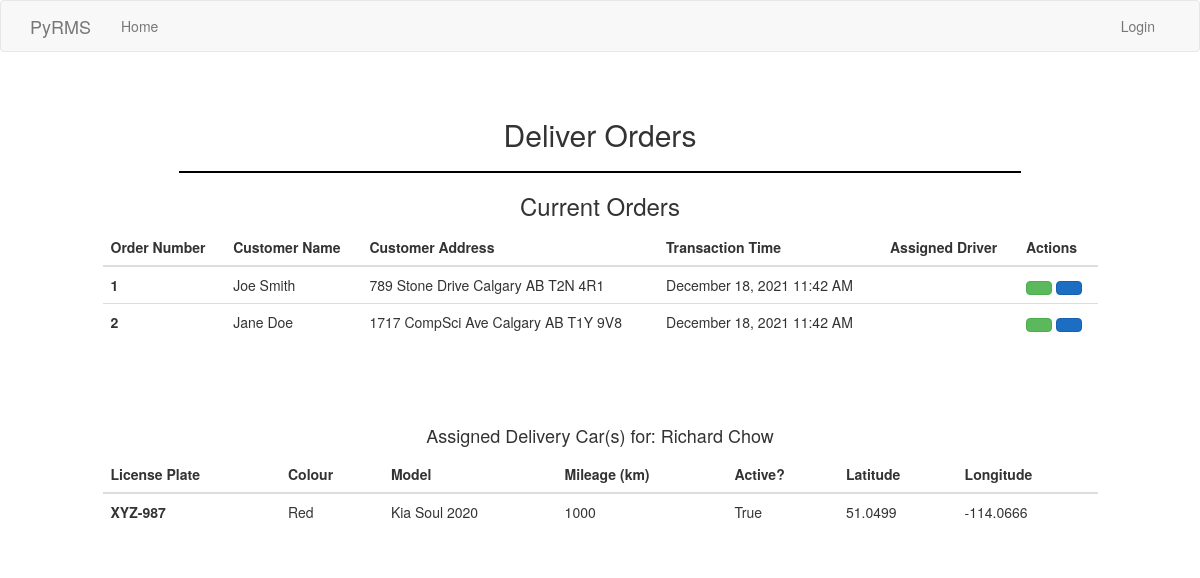
Page /delivery on the committed database.
### app/models.py (models this page shows, shortened)
class Order(db.Model):
    order_number = db.Column(db.Integer, primary_key=True)
    transaction_time = db.Column(db.DateTime, default=datetime.utcnow)
    delivery_time = db.Column(db.DateTime)
    total_cost = db.Column(db.Float)
    items = db.relationship("Item", backref="order", lazy="dynamic")
    customer_id = db.Column(db.Integer, db.ForeignKey('customer.customer_id'))
    is_current = db.Column(db.Boolean, default=True)
    drivers_license = db.Column(db.Integer, db.ForeignKey('driver.drivers_license'))
    driver = db.relationship("Driver")

class Account(UserMixin, db.Model):
    account_id = db.Column(db.Integer, primary_key=True)
    name = db.Column(db.String(64))
    email = db.Column(db.String(120), index=True, unique=True)
    password_hash = db.Column(db.String(128))
    permission_Type = db.Column(db.Integer)
    phone = db.Column(db.Integer, unique=True)
    address = db.Column(db.String(128))

class Delivery_Car(db.Model):
    license_plate = db.Column(db.String(10), primary_key=True)
    mileage = db.Column(db.Integer)
    car_colour = db.Column(db.String(10))
    car_model = db.Column(db.String(50))
    is_active = db.Column(db.Boolean, default=True)
    longitude = db.Column(db.Float)
    latitude = db.Column(db.Float)

### app/routes.py (the view)
@app.route('/delivery')
def delivery():
    orders = Order.query.all()
    cars = Delivery_Car.query.all()
    return render_template('delivery.html', title='Delivery', orders=orders, cars=cars)

### app/templates/delivery.html (shortened to what this page needs)
{% extends "base.html" %}
{% block content %}
<div>
    <h2 class="text-center">Deliver Orders</h2>
    <hr>
    <h3 class="text-center">Current Orders</h3>
    <div class="row">
        <div class="col-md-10 col-md-offset-1">
            <table class="table">
                <thead>
                    <tr>
                        <th scope="col">Order Number</th>
                        <th scope="col">Customer Name</th>
                        <th scope="col">Customer Address</th>
                        <th scope="col">Transaction Time</th>
                        <th scope="col">Assigned Driver</th>
                        <th scope="col">Actions</th>
                    </tr>
                </thead>
                <tbody>
                    {% for order in orders %}
                        <tr>
                            <th scope="row">{{ order.order_number }}</th>
                            <td>{{ order.customer.name }}</td>
                            <td>{{ order.customer.address }}</td>
                            <td>{{ moment(order.transaction_time).format('LLL') }}</td>
                            <td>{{ order.driver.name }}</td>
                            <td>
                                <button type="button" class="btn btn-success" data-toggle="modal" data-target="#id1">
                                </button>
                                <button type="button" class="btn btn-primary" data-toggle="modal" data-target="#id1">
                                </button>
                            </td>
                        </tr>
                    {% endfor %}
                </tbody>
            </table>
        </div>
    </div>
    <h4 class="text-center">Assigned Delivery Car(s) for: Richard Chow</h4>
    <div class="row">
        <div class="col-md-10 col-md-offset-1">
            <table class="table">
                <thead>
                    <tr>
                        <th scope="col">License Plate</th>
                        <th scope="col">Colour</th>
                        <th scope="col">Model</th>
                        <th scope="col">Mileage (km)</th>
                        <th scope="col">Active?</th>
                        <th scope="col">Latitude</th>
                        <th scope="col">Longitude</th>
                    </tr>
                </thead>
                <tbody>
                    {% for car in cars %}
                    <tr>
                        <th scope="row">{{ car.license_plate }}</th>
                        <td>{{ car.car_colour }}</td>
                        <td>{{ car.car_model }}</td>
                        <td>{{ car.mileage }}</td>
                        <td>{{ car.is_active }}</td>
                        <td>{{ car.latitude }}</td>
                        <td>{{ car.longitude }}</td>
                    </tr>
                    {% endfor %}
                </tbody>
            </table>
        </div>
    </div>
</div>
{% endblock %}

### app/static/css/styles.css (style rules this page uses)
.btn-primary { color: #fff; background-color: #1b6ec2; border-color: #1861ac; }
html { font-size: 14px; }
@media (min-width: 768px) { html { font-size: 16px; } }
html { position: relative; min-height: 100%; max-width: 100%; overflow-x: hidden; }
body { width: 100vw; }
hr { border: 1px solid black; width: 70%; }

### rows in the picture
Order: order_number "1", customer.name "Joe Smith", customer.address "789 Stone Drive Calgary AB T2N 4R1", transaction_time "December 18, 2021 11:42 AM"
Order: order_number "2", customer.name "Jane Doe", customer.address "1717 CompSci Ave Calgary AB T1Y 9V8", transaction_time "December 18, 2021 11:42 AM"
Delivery_Car: license_plate "XYZ-987", car_colour "Red", car_model "Kia Soul 2020", mileage "1000", is_active "True", latitude "51.0499", longitude "-114.0666"
